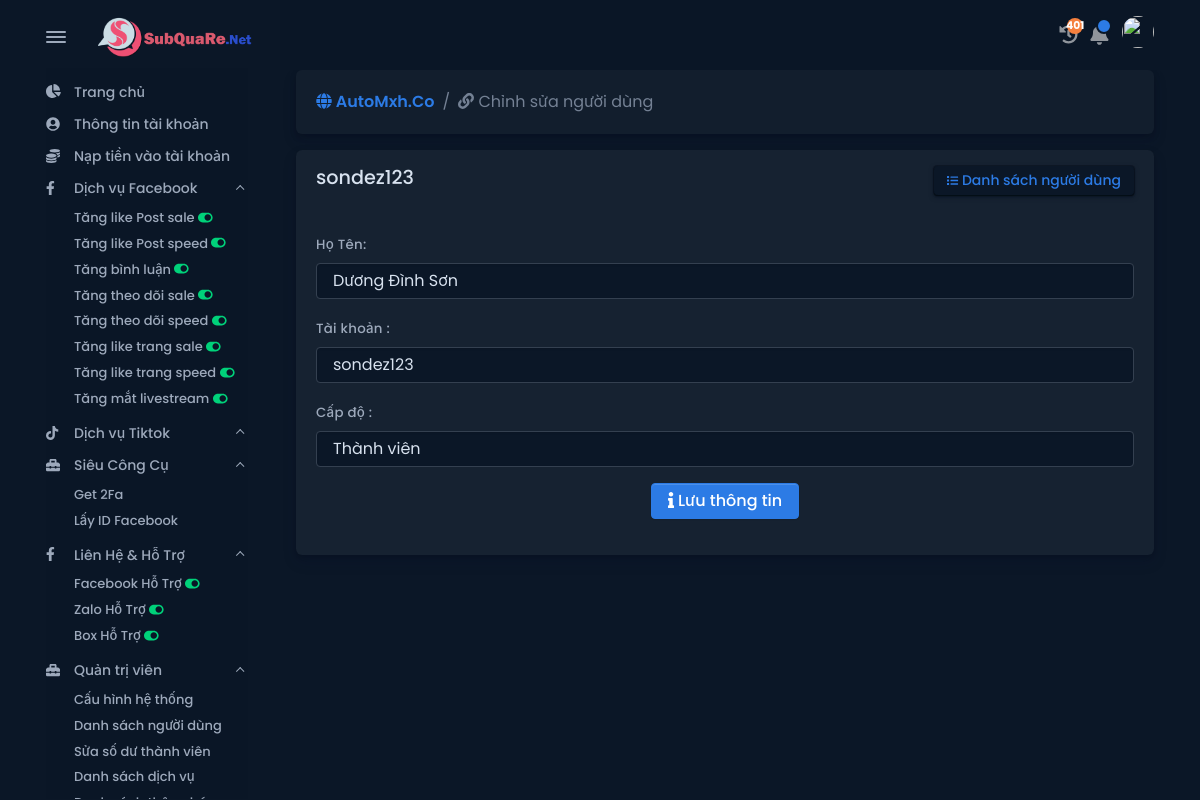
Page /administrator/user/edit/id-305 (signed in) on the committed database.
### tables this page shows
CREATE TABLE `table_site` (
  `site_id` int(11) NOT NULL,
  `site_title` varchar(250) NOT NULL,
  `site_logo` varchar(250) NOT NULL,
  `site_name` varchar(250) NOT NULL,
  `site_keyword` varchar(250) NOT NULL,
  `site_domain` varchar(250) NOT NULL,
  `site_fb_token` varchar(250) NOT NULL,
  `site_facebook` varchar(250) NOT NULL,
  `site_zalo` varchar(250) NOT NULL,
  `site_fanpage` varchar(250) NOT NULL,
  `site_mail_username` varchar(250) NOT NULL,
  `site_mail_password` varchar(250) NOT NULL,
  `site_autolike_partner_id` varchar(250) NOT NULL,
  `site_autolike_partner_key` varchar(250) NOT NULL,
  `site_mmo_partner_id` varchar(250) NOT NULL,
  `site_mmo_partner_key` varchar(250) NOT NULL,
  `site_card_partner_id` varchar(250) NOT NULL,
  `site_card_partner_key` varchar(250) NOT NULL,
  `site_status` varchar(250) NOT NULL,
  `site_time` varchar(20) NOT NULL
);

CREATE TABLE `table_user` (
  `user_id` int(11) NOT NULL,
  `user_token` varchar(250) NOT NULL,
  `user_username` varchar(250) NOT NULL,
  `user_password` varchar(250) NOT NULL,
  `user_fullname` varchar(250) NOT NULL,
  `user_fb_id` varchar(250) NOT NULL,
  `user_phone` varchar(250) NOT NULL,
  `user_email` varchar(250) NOT NULL,
  `user_point` varchar(250) NOT NULL,
  `user_ip` varchar(250) NOT NULL,
  `user_level` varchar(250) NOT NULL,
  `user_status` varchar(250) NOT NULL,
  `user_time_last` varchar(20) NOT NULL,
  `user_time` varchar(20) NOT NULL
);

### _config.php (called while the page is built, shortened)
<?php
$conn = mysqli_connect('localhost', 'root', '', 'subquare') or die('Không thể kết nối đến cơ sở dữ liệu, vui lòng thử lại.');
mysqli_set_charset($conn, "utf8");
$check_site                = mysqli_fetch_assoc(mysqli_query($conn, "SELECT * FROM table_site WHERE site_id = '1'"));
$site_name                 = $check_site['site_name'];
?>

### administrator/user/edit.php (the view, shortened to what this page needs)
<?php
require_once '../../_config.php';
$user_id = $_GET['user_id'];
$result = mysqli_query($conn, "SELECT * FROM table_user WHERE user_id = '$user_id'");
$row = mysqli_fetch_array($result);
require_once '../../includes/header.php';
require_once '../../includes/navbar.php';
?>
<div class="card mb-3">
    <div class="bg-holder d-none d-lg-block bg-card"></div>
    <div class="card-body position-relative">
        <div class="row">
            <div class="col-lg-8">
                <ol class="breadcrumb">
                    <li class="breadcrumb-item font-sans-serif"><a href="/"><strong><i class="fas fa-globe"></i>
                                <?=$site_name;?></strong></a></li>
                    <li class="breadcrumb-item font-sans-serif active" aria-current="page"><i class="fas fa-link"></i>
                        Chỉnh sửa người dùng</li>
                </ol>
            </div>
        </div>
    </div>
</div>
<div class="row g-0">
    <div class="col-lg-12">
        <div class="card h-lg-100 overflow-hidden">
            <div class="card-header bg-light">
                <div class="row justify-content-between">
                    <div class="col-md-auto">
                        <h5 class="mb-3 mb-md-0"><?=$row['user_username'];?>
                        </h5>
                    </div>
                    <div class="col-md-auto"><a class="btn btn-falcon-primary btn-sm"
                            href="/administrator/user/list"><span class="fas fa-list fs--2 mr-1"></span> Danh sách
                            người dùng</a>
                    </div>
                </div>
            </div>
            <div class="card-body bg-light">
                <p class="mb-0">
                <form action="" method="POST" accept-charset="utf-8" class="user">
                    <div class="mb-3">
                        <label>Họ Tên:</label>
                        <input type="text" class="form-control" id="user_fullname" value="<?=$row['user_fullname'];?>"
                            required="">
                    </div>
                    <div class="mb-3">
                        <label>Tài khoản :</label>
                        <input type="text" class="form-control" id="user_username" value="<?=$row['user_username'];?>"
                            required="">
                    </div>
                    <div class="mb-3">
                        <label>Cấp độ :</label>
                        <select id="user_level" class="form-control">
                            <option value="1"
                                <?php if (preg_match("/(1)/", "".$row['user_level']."")) {echo "selected";}?>>
                                Thành viên</option>
                        </select>
                    </div>
                    <center>
                        <button type="button" class="btn btn-primary btn-rounded btn-block" id="submit"
                            onclick="edit_user();"><i class="fa fa-info"></i> Lưu thông tin</button>
                    </center>
                </form>
                </p>
            </div>
        </div>
    </div>
</div>
<?php require_once '../../includes/footer.php'; ?>

### rows in the picture
table_site: site_name "AutoMxh.Co"
table_user: user_username "sondez123", user_fullname "Dương Đình Sơn", user_level "Thành viên"

### other values in the picture
$total_service_buy "401"
